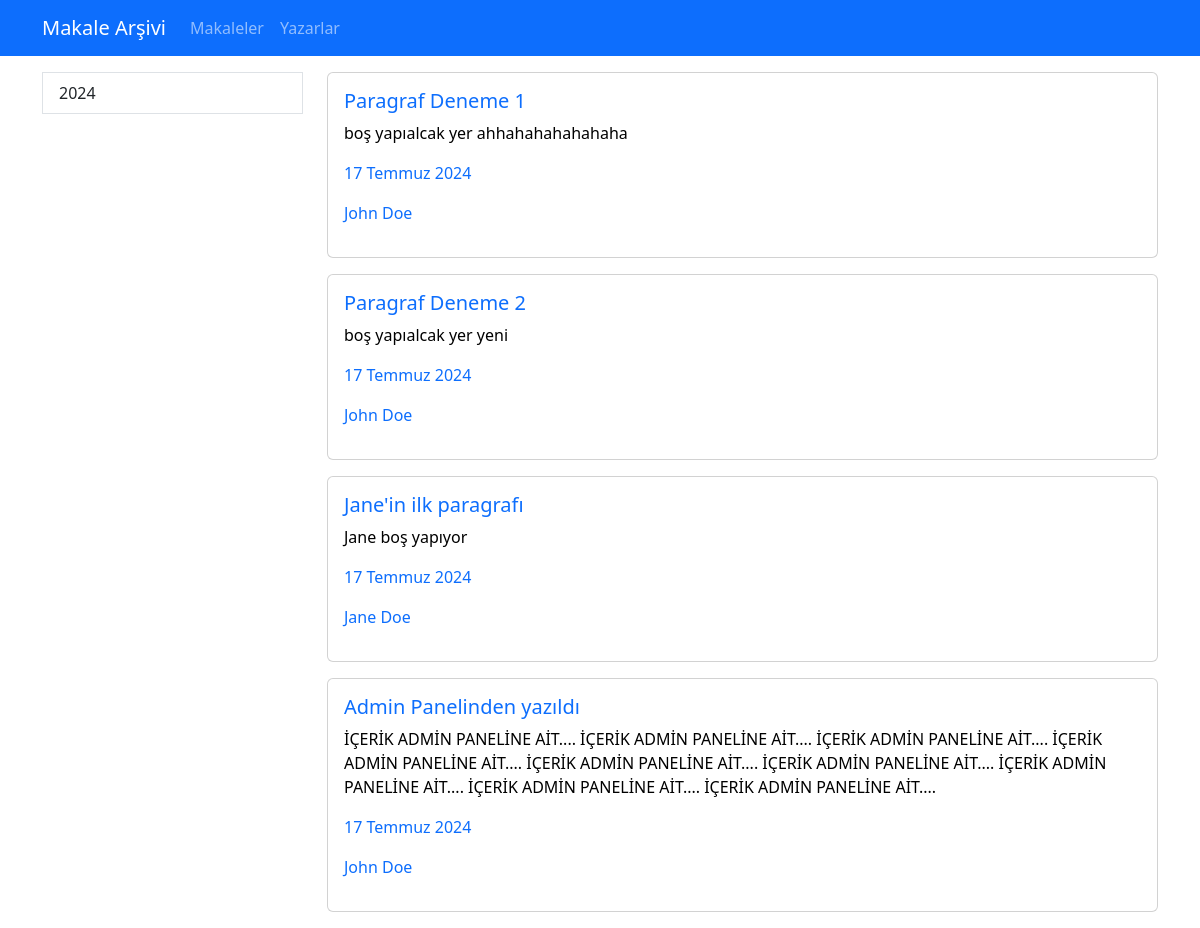
/articles/, run on an earlier commit of the app's database.
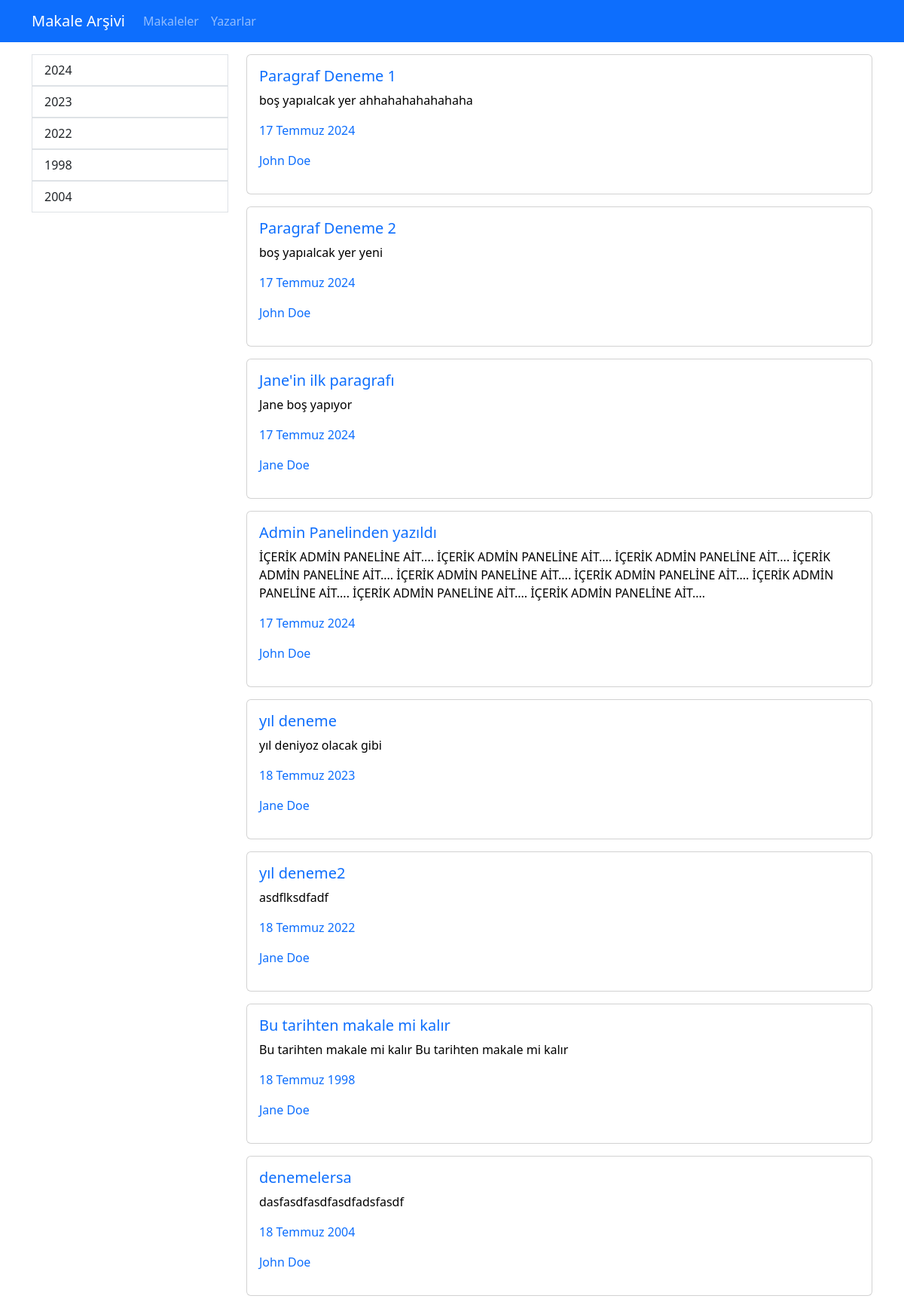
And on a later commit of the database.
### library/models.py (models this page shows, shortened)
class Article(models.Model):
    pub_date = models.DateField()
    headline = models.CharField(max_length=200)
    content = models.TextField()
    reporter = models.ForeignKey(Reporter, on_delete=models.CASCADE)
    slug = models.SlugField(blank=True, unique=True, db_index=True, editable = False)

class Reporter(models.Model):
    full_name = models.CharField(max_length= 80)
    slug = models.SlugField(blank=True, unique=True, db_index=True, editable = False)
    def __str__(self):
        return self.full_name

### library/views.py (the view)
# urls.py: path("articles/", views.articles, name="articles" ),
def articles(request):
    context = {"articles": Article.objects.all(), "years":getyears }
    return render(request, 'libraries/articles.html', context)

### library/views.py (called while the page is built)
def getyears():
    years = []
    for article in Article.objects.all():
        if article.pub_date.year not in years:
            years.append(article.pub_date.year)
    return years

### library/templates/libraries/articles.html (shortened to what this page needs)
{% extends "base.html" %}
{% block content %}
<div class="container mt-3">
    <div class="row">
        {% include 'partials/_sidebar.html' %}
        <div class="col-9">
            {% for article in articles%}
                {% include 'libraries/partials/_card.html'%}
            {% endfor %}
        </div>
        </div>
    </div>
{% endblock %}

### library/templates/libraries/partials/_card.html
<div class="card w-100 mb-3">
  <a href = {% url 'article_detail' article.slug %} style="text-decoration:none; color:black;">
    <div class="card-body">
      <h5 class="card-title text-primary">
         {{article.headline}}
      </h5>
      <p class="card-text"> {{article.content}} </p>
      <p class="text-primary", style="padding-left:max;"> {{article.pub_date}} </p>
      <p class="text-primary", style="padding-left:max;"> {{article.reporter}} </p>
    </div>
  </a>
  </div>

What changed in the data, as far as the page shows it:
added Article: headline "yıl deneme", content "yıl deniyoz olacak gibi", pub_date "18 Temmuz 2023", reporter "Jane Doe"
added Article: headline "yıl deneme2", content "asdflksdfadf", pub_date "18 Temmuz 2022", reporter "Jane Doe"
added Article: headline "Bu tarihten makale mi kalır", content "Bu tarihten makale mi kalır Bu tarihten makale mi kalır", pub_date "18 Temmuz 1998", reporter "Jane Doe"
added Article: headline "denemelersa", content "dasfasdfasdfasdfadsfasdf", pub_date "18 Temmuz 2004", reporter "John Doe"
Also different on the page:
new list line: "2023"
new list line: "2022"
new list line: "1998"
new list line: "2004"
